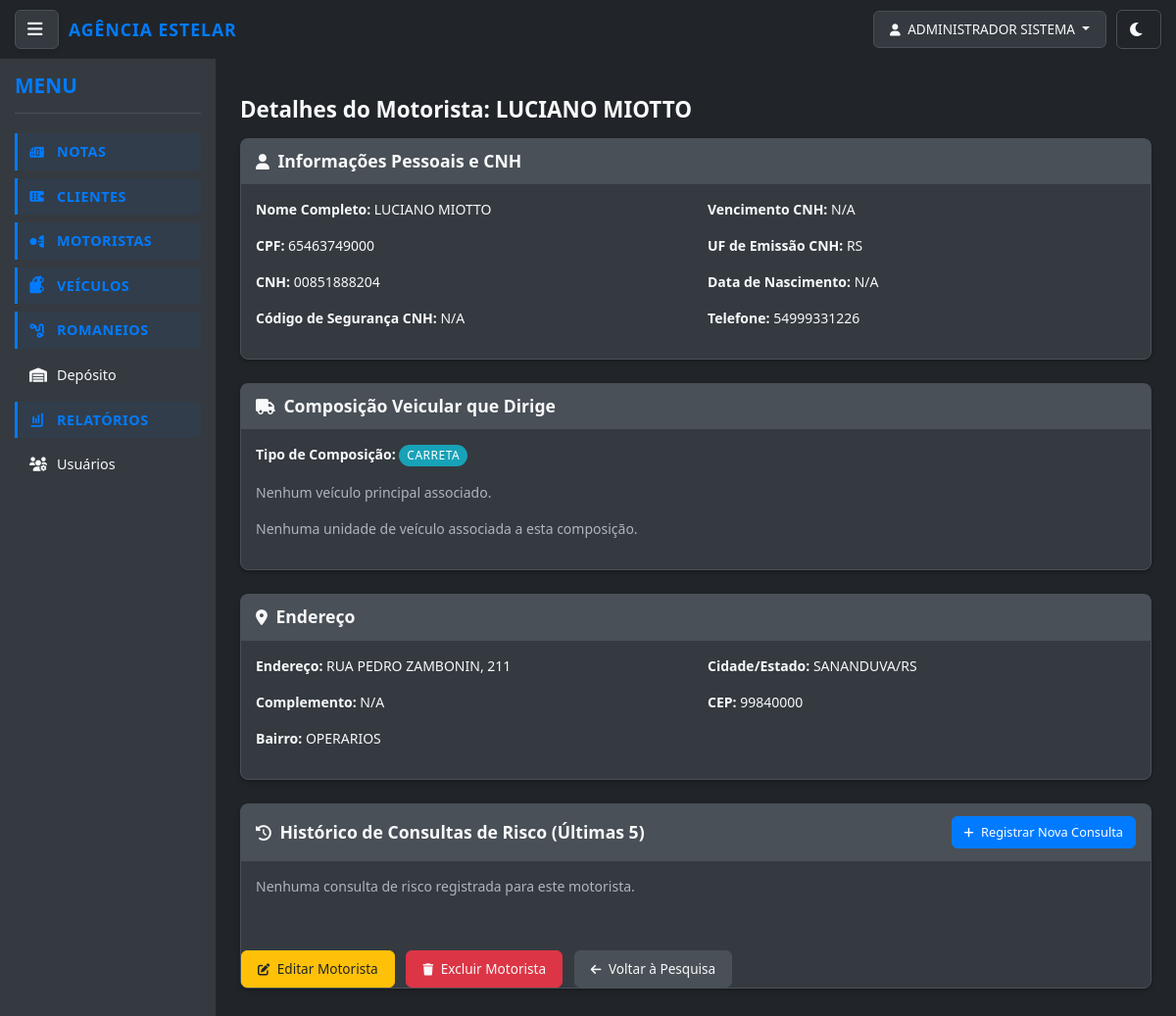
The app's page /notas/motoristas/4/detalhes/ (signed in), older data.
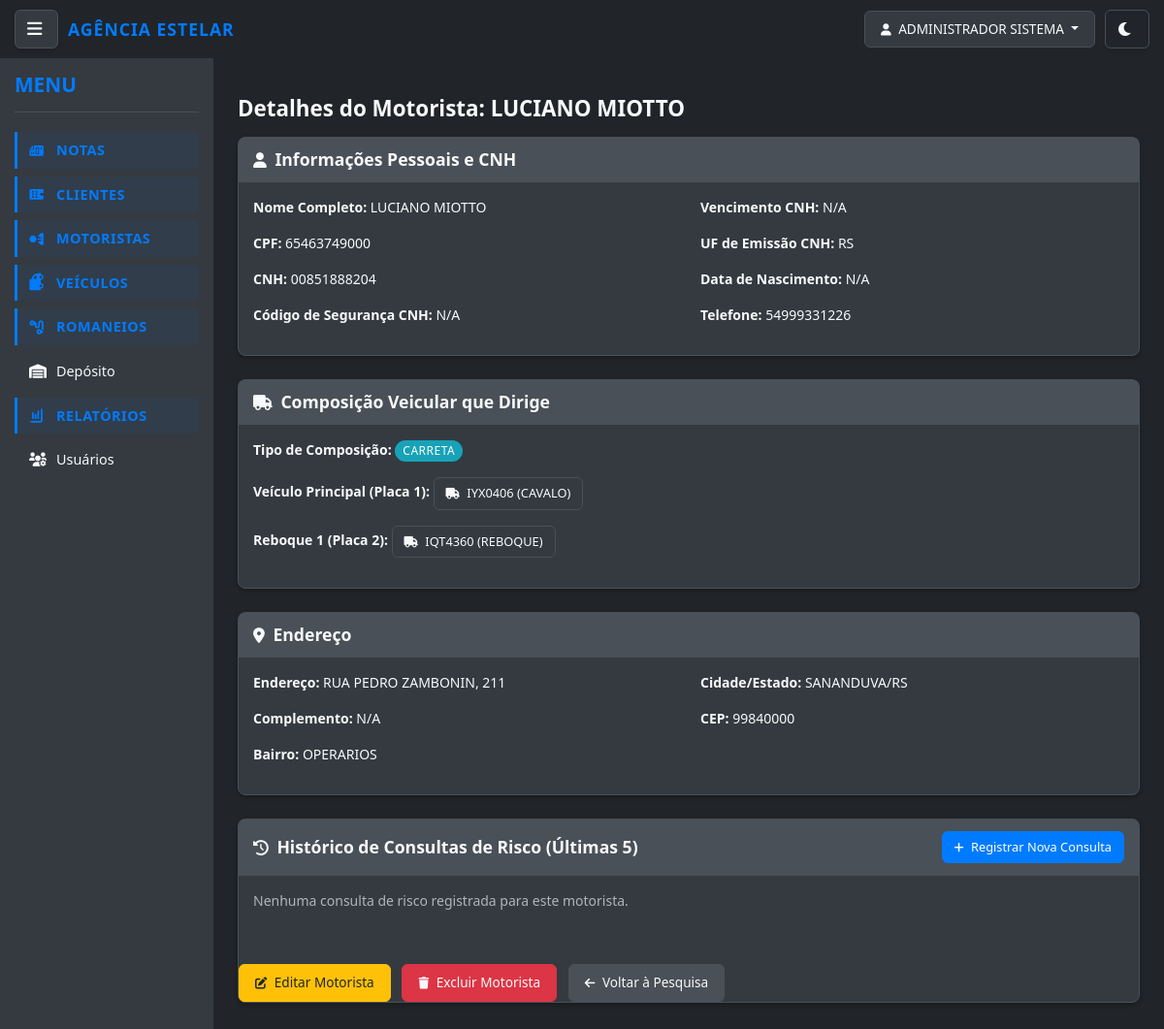
The same page, newer data.
### notas/models.py (models this page shows, shortened)
class UpperCaseMixin:
    def save(self, *args, **kwargs):
        for field in self._meta.fields:
            if hasattr(field, 'max_length') and hasattr(self, field.name):
                value = getattr(self, field.name)
                if value and isinstance(value, str):
                    exclude_fields = [
                        'email', 'password', 'username', 'cpf', 'cnpj',
                        'cnh', 'chassi', 'renavam', 'placa', 'cep',
                        'telefone', 'rntrc', 'numero_consulta', 'tipo_usuario',
                        'status'  # Adicionado para não converter status para maiúsculo
                    ]
                    if field.name not in exclude_fields:
                        setattr(self, field.name, value.upper())
        super().save(*args, **kwargs)

class Motorista(UpperCaseMixin, models.Model):
    nome = models.CharField(max_length=255, verbose_name="Nome Completo")
    cpf = models.CharField(max_length=14, unique=True, verbose_name="CPF") # Ex: 000.000.000-00
    cnh = models.CharField(max_length=11, unique=True, blank=True, null=True, verbose_name="CNH")
    codigo_seguranca = models.CharField(max_length=10, blank=True, null=True, verbose_name="Código de Segurança CNH")
    vencimento_cnh = models.DateField(blank=True, null=True, verbose_name="Vencimento CNH")
    uf_emissao_cnh = models.CharField(max_length=2, blank=True, null=True, verbose_name="UF Emissão CNH")
    telefone = models.CharField(max_length=20, blank=True, null=True, verbose_name="Telefone")
    endereco = models.CharField(max_length=255, blank=True, null=True, verbose_name="Endereço")
    numero = models.CharField(max_length=10, blank=True, null=True, verbose_name="Número")
    complemento = models.CharField(max_length=255, blank=True, null=True, verbose_name="Complemento")
    bairro = models.CharField(max_length=100, blank=True, null=True, verbose_name="Bairro")
    cidade = models.CharField(max_length=100, blank=True, null=True, verbose_name="Cidade")
    estado = models.CharField(max_length=2, blank=True, null=True, verbose_name="Estado (UF)")
    cep = models.CharField(max_length=9, blank=True, null=True, verbose_name="CEP")
    data_nascimento = models.DateField(blank=True, null=True, verbose_name="Data de Nascimento")
    numero_consulta = models.CharField(max_length=50, blank=True, null=True, verbose_name="Número da Última Consulta")
    TIPO_COMPOSICAO_MOTORISTA_CHOICES = [
        ('Carro', 'Carro'),
        ('Van', 'Van'),
        ('Caminhão', 'Caminhão'),
        ('Carreta', 'Carreta (Cavalo + 1 Reboque/Semi-reboque)'),
        ('Bitrem', 'Bitrem (Cavalo + 2 Reboques/Semi-reboques)'),
    ]
    tipo_composicao_motorista = models.CharField(
        max_length=50,
        choices=TIPO_COMPOSICAO_MOTORISTA_CHOICES,
        default='Caminhão',
        verbose_name="Tipo de Composição que Dirige"
    )
    veiculo_principal = models.ForeignKey( # Caminhão Trator, Carro ou Van
        'Veiculo',
        on_delete=models.SET_NULL,
        blank=True,
        null=True,
        related_name='motoristas_veiculo_principal',
        verbose_name="Veículo Principal (Placa 1)"
    )
    reboque_1 = models.ForeignKey( # Primeiro Reboque/Semi-reboque (se Carreta ou Bi-trem)
        'Veiculo',
        on_delete=models.SET_NULL,
        blank=True,
        null=True,
        related_name='motoristas_reboque_1',
        verbose_name="Reboque 1 (Placa 2)"
    )
    reboque_2 = models.ForeignKey( # Segundo Reboque/Semi-reboque (se Bi-trem)
        'Veiculo',
        on_delete=models.SET_NULL,
        blank=True,
        null=True,
        related_name='motoristas_reboque_2',
        verbose_name="Reboque 2 (Placa 3)"
    )
    class Meta:
        verbose_name = "Motorista"
        verbose_name_plural = "Motoristas"
        ordering = ['nome']

class Veiculo(UpperCaseMixin, models.Model):
    TIPO_UNIDADE_CHOICES = [
        ('Carro', 'Carro'),
        ('Van', 'Van'),
        ('Caminhão', 'Caminhão'),
        ('Cavalo', 'Cavalo'),
        ('Reboque', 'Reboque'),
        ('Semi-reboque', 'Semi-reboque'),
    ]
    tipo_unidade = models.CharField(
        max_length=50,
        choices=TIPO_UNIDADE_CHOICES,
        default='Caminhão',
        verbose_name="Tipo da Unidade de Veículo"
    )
    placa = models.CharField(max_length=7, unique=True, verbose_name="Placa") # Max_length ajustado para 7 (Mercosul)
    pais = models.CharField(max_length=50, default='Brasil', verbose_name="País")
    estado = models.CharField(max_length=2, blank=True, null=True, verbose_name="Estado (UF)")
    cidade = models.CharField(max_length=100, blank=True, null=True, verbose_name="Cidade")
    chassi = models.CharField(max_length=17, unique=True, blank=True, null=True, verbose_name="Chassi") # Max_length ajustado para 17
    renavam = models.CharField(max_length=11, unique=True, blank=True, null=True, verbose_name="Renavam")
    rntrc = models.CharField(max_length=12, blank=True, null=True, verbose_name="RNTRC")
    ano_fabricacao = models.IntegerField(blank=True, null=True, verbose_name="Ano de Fabricação")
    marca = models.CharField(max_length=100, blank=True, null=True, verbose_name="Marca")
    modelo = models.CharField(max_length=100, blank=True, null=True, verbose_name="Modelo")
    largura = models.DecimalField(max_digits=6, decimal_places=2, blank=True, null=True, verbose_name="Largura (m)")
    altura = models.DecimalField(max_digits=6, decimal_places=2, blank=True, null=True, verbose_name="Altura (m)")
    comprimento = models.DecimalField(max_digits=6, decimal_places=2, blank=True, null=True, verbose_name="Comprimento (m)")
    cubagem = models.DecimalField(max_digits=10, decimal_places=2, blank=True, null=True, verbose_name="Cubagem (m³)")
    proprietario_cpf_cnpj = models.CharField(max_length=18, blank=True, null=True, verbose_name="CPF/CNPJ do Proprietário")
    proprietario_nome_razao_social = models.CharField(max_length=255, blank=True, null=True, verbose_name="Nome/Razão Social do Proprietário")
    proprietario_rg_ie = models.CharField(max_length=20, blank=True, null=True, verbose_name="RG/IE do Proprietário")
    proprietario_telefone = models.CharField(max_length=20, blank=True, null=True, verbose_name="Telefone do Proprietário")
    proprietario_endereco = models.CharField(max_length=255, blank=True, null=True, verbose_name="Endereço do Proprietário")
    proprietario_numero = models.CharField(max_length=10, blank=True, null=True, verbose_name="Número do Proprietário")
    proprietario_bairro = models.CharField(max_length=100, blank=True, null=True, verbose_name="Bairro do Proprietário")
    proprietario_cidade = models.CharField(max_length=100, blank=True, null=True, verbose_name="Cidade do Proprietário")
    proprietario_estado = models.CharField(max_length=2, blank=True, null=True, verbose_name="Estado do Proprietário (UF)")
    proprietario_cep = models.CharField(max_length=9, blank=True, null=True, verbose_name="CEP do Proprietário")
    class Meta:
        verbose_name = "Unidade de Veículo"
        verbose_name_plural = "Unidades de Veículos"
        ordering = ['placa']

### notas/views.py (the view)
# urls.py: path('motoristas/<int:pk>/detalhes/', views.detalhes_motorista, name='detalhes_motorista'),
def detalhes_motorista(request, pk):
    motorista = get_object_or_404(Motorista, pk=pk)
    historico_consultas = HistoricoConsulta.objects.filter(motorista=motorista).order_by('-data_consulta')[:5]
    context = {
        'motorista': motorista,
        'historico_consultas': historico_consultas,
    }
    return render(request, 'notas/detalhes_motorista.html', context)

### notas/models.py (called while the page is built)
    def get_full_name(self):
        return f"{self.first_name} {self.last_name}".strip()

    @property
    def is_admin(self):
        return self.tipo_usuario == 'admin'

    @property
    def is_cliente(self):
        return self.tipo_usuario == 'cliente'

    def can_access_funcionalidades(self):
        return self.is_admin or self.is_funcionario

### notas/templates/notas/detalhes_motorista.html (shortened to what the changed rows need)
{% extends 'base.html' %}
{% block content %}
<div class="container mt-4">
    <h2>Detalhes do Motorista: {{ motorista.nome }}</h2>
    <div class="card mb-4">
        <div class="card-header">
        </div>
        <div class="card-body">
            <div class="row">
                <div class="col-md-6">
                    <p><strong>Nome Completo:</strong> {{ motorista.nome }}</p>
                    <p><strong>CPF:</strong> {{ motorista.cpf }}</p>
                    <p><strong>CNH:</strong> {{ motorista.cnh|default:"N/A" }}</p>
                    <p><strong>Código de Segurança CNH:</strong> {{ motorista.codigo_seguranca|default:"N/A" }}</p>
                </div>
                <div class="col-md-6">
                    <p><strong>Vencimento CNH:</strong> {{ motorista.vencimento_cnh|date:"d/m/Y"|default:"N/A" }}</p>
                    <p><strong>UF de Emissão CNH:</strong> {{ motorista.uf_emissao_cnh|default:"N/A" }}</p>
                    <p><strong>Data de Nascimento:</strong> {{ motorista.data_nascimento|date:"d/m/Y"|default:"N/A" }}</p>
                    <p><strong>Telefone:</strong> {{ motorista.telefone|default:"N/A" }}</p>
                </div>
            </div>
        </div>
    </div>
    <div class="card mb-4">
        <div class="card-header">
        </div>
        <div class="card-body">
            <p><strong>Tipo de Composição:</strong>
                <span class="badge bg-info">{{ motorista.get_tipo_composicao_motorista_display }}</span>
            </p>
            {% if motorista.veiculo_principal %}
                <p><strong>Veículo Principal (Placa 1):</strong>
                    <a href="{% url 'notas:detalhes_veiculo' motorista.veiculo_principal.pk %}" class="btn btn-outline-primary btn-sm">
                        <i class="fas fa-truck"></i> {{ motorista.veiculo_principal.placa }} ({{ motorista.veiculo_principal.get_tipo_unidade_display }})
                    </a>
                </p>
            {% else %}
                <p class="text-muted">Nenhum veículo principal associado.</p>
            {% endif %}
            {% if motorista.reboque_1 %}
                <p><strong>Reboque 1 (Placa 2):</strong>
                    <a href="{% url 'notas:detalhes_veiculo' motorista.reboque_1.pk %}" class="btn btn-outline-secondary btn-sm">
                        <i class="fas fa-truck"></i> {{ motorista.reboque_1.placa }} ({{ motorista.reboque_1.get_tipo_unidade_display }})
                    </a>
                </p>
            {% endif %}
            {% if not motorista.veiculo_principal and not motorista.reboque_1 and not motorista.reboque_2 %}
                <p class="text-muted">Nenhuma unidade de veículo associada a esta composição.</p>
            {% endif %}
        </div>
    </div>
    <div class="card mb-4">
        <div class="card-header">
        </div>
        <div class="card-body">
            <div class="row">
                <div class="col-md-6">
                    <p><strong>Endereço:</strong> {{ motorista.endereco|default:"N/A" }}, {{ motorista.numero|default:"S/N" }}</p>
                    <p><strong>Complemento:</strong> {{ motorista.complemento|default:"N/A" }}</p>
                    <p><strong>Bairro:</strong> {{ motorista.bairro|default:"N/A" }}</p>
                </div>
                <div class="col-md-6">
                    <p><strong>Cidade/Estado:</strong> {{ motorista.cidade|default:"N/A" }}/{{ motorista.estado|default:"N/A" }}</p>
                    <p><strong>CEP:</strong> {{ motorista.cep|default:"N/A" }}</p>
                </div>
            </div>
        </div>
    </div>
    <div class="card mt-4">
        <div class="card-header d-flex justify-content-between align-items-center">
        </div>
        <div class="card-body">
    </div>
    <div class="mt-4">
    </div>
{% endblock %}

Row changes from the older to the newer data that the page shows:
changed Motorista "LUCIANO MIOTTO": veiculo_principal_id empty → 4 (drawn); veiculo_principal.placa (not shown) → "IYX0406"; veiculo_principal.tipo_unidade (not shown) → "CAVALO"; reboque_1_id empty → 5 (drawn); reboque_1.placa (not shown) → "IQT4360"; reboque_1.tipo_unidade (not shown) → "REBOQUE"
Text that changed along with them:
text no longer shown: "Nenhum veículo principal associado. Nenhuma unidade de veículo associada a esta composição."
text now shown: "Veículo Principal (Placa 1): ( ) Reboque 1 (Placa 2): ( )"
